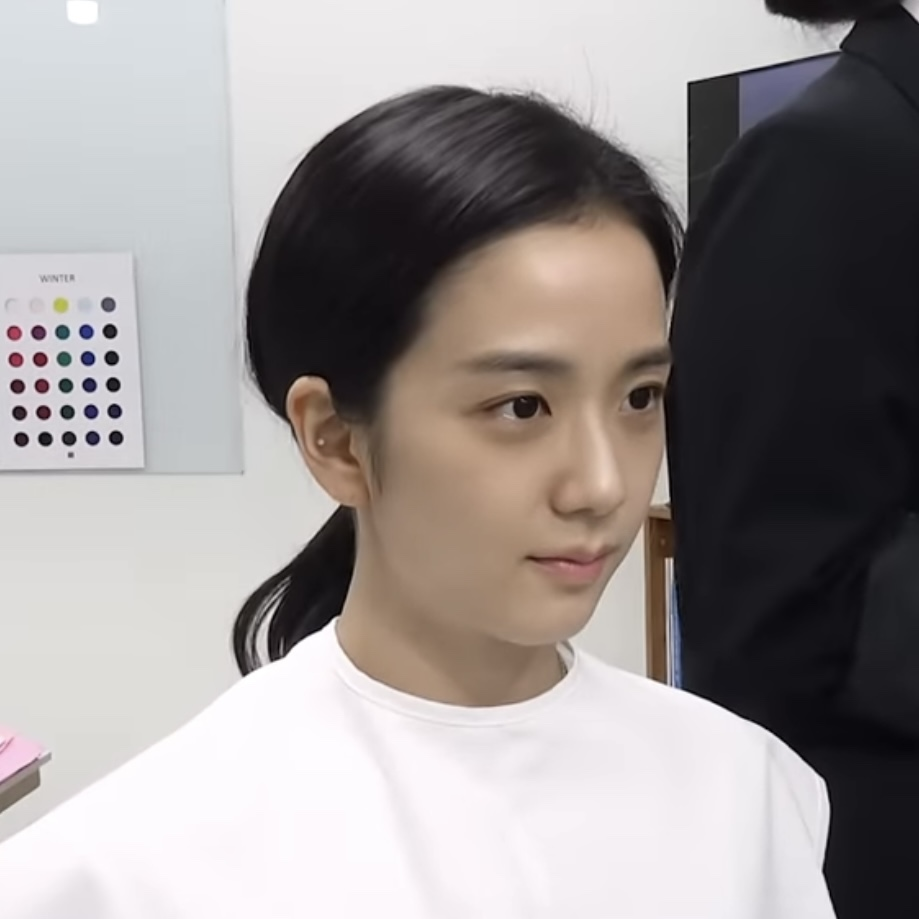
#> input picture cool tone/KakaoTalk_20230513_014746732.jpg, 919 x 919 px, found by its file name; its folder holds only this picture in this run
$ jupyter execute --allow-errors 'Image Preprocessing.ipynb'
#> lines starting #> are read from the running program, lines starting #| are printed output that depends on the picture; after the words box and inside, x2 and y2 are one past the last pixel; in counts of white or black regions, pixels touching at a corner belong together
[cell 1]
from google.colab import drive
drive.mount('/content/drive')

# 1. 얼굴 추출 & 사이즈 조정(180,180) 알고리즘

[cell 2]
import math
import cv2
import numpy as np
import os
from google.colab.patches import cv2_imshow
cv2_home = cv2.__file__
folders = cv2_home.split(os.path.sep)[0:-1]
path = folders[0]
for folder in folders[1:]:
    path = path + "/" + folder
path_for_face = path+"/data/haarcascade_frontalface_default.xml"
path_for_eyes = path+"/data/haarcascade_eye.xml"
path_for_nose = path+"/data/haarcascade_mcs_nose.xml"

if os.path.isfile(path_for_face) != True:
    raise ValueError(
        "cv2 is not installed pls install using pip install cv2 ",
      detector_path, " violated.")

[cell 3]
path_dir = '/content/drive/MyDrive/Colab Notebooks/머신러닝1/웜쿨 프로젝트/cool tone' # 이미지 파일 경로로 바꾸기
file_list = os.listdir(path_dir)

# 저장된 파일 이름
file_name_list = []

for i in range(len(file_list)):
  file_name_list.append(file_list[i].replace(".jpg",""))
#> further down, image is the input picture: shape (919, 919, 3); mean B, G, R 146.8, 147.4, 153.1

print(file_name_list )
len(file_list)

# 2. mask 함수 설정

[cell 4]
# 색보정 미적용 mask
def mask(image, name):
#> called with name = 'KakaoTalk_20230513_014746732'
  face_cascade = cv2.CascadeClassifier(path_for_face)
  gray = cv2.cvtColor(image, cv2.COLOR_BGR2GRAY)
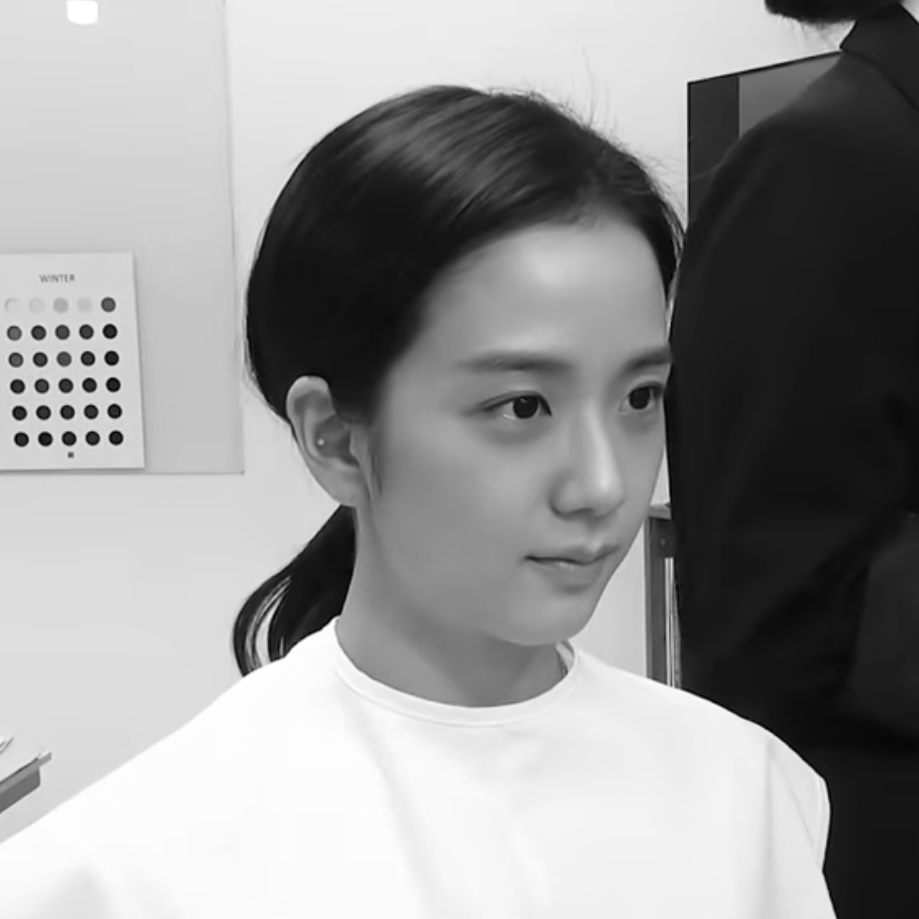
#> gray: shape (919, 919); min 0, max 255, mean 149.1
  faces = face_cascade.detectMultiScale(gray, 1.3, 5)
#> faces = [[377, 250, 394, 394]]

    # YCrCb 색 공간으로 변환
  ycbcr_image = cv2.cvtColor(image, cv2.COLOR_BGR2YCrCb)
#> ycbcr_image: shape (919, 919, 3); mean of channels 0, 1, 2 149.1, 130.9, 126.6

    # 필터링할 색상 범위 정의
  lower_bound = np.array([0, 133, 77], dtype=np.uint8)
  upper_bound = np.array([255, 173, 127], dtype=np.uint8)

    # 색상 범위에 해당하는 마스크 생성
  mask = cv2.inRange(ycbcr_image, lower_bound, upper_bound)
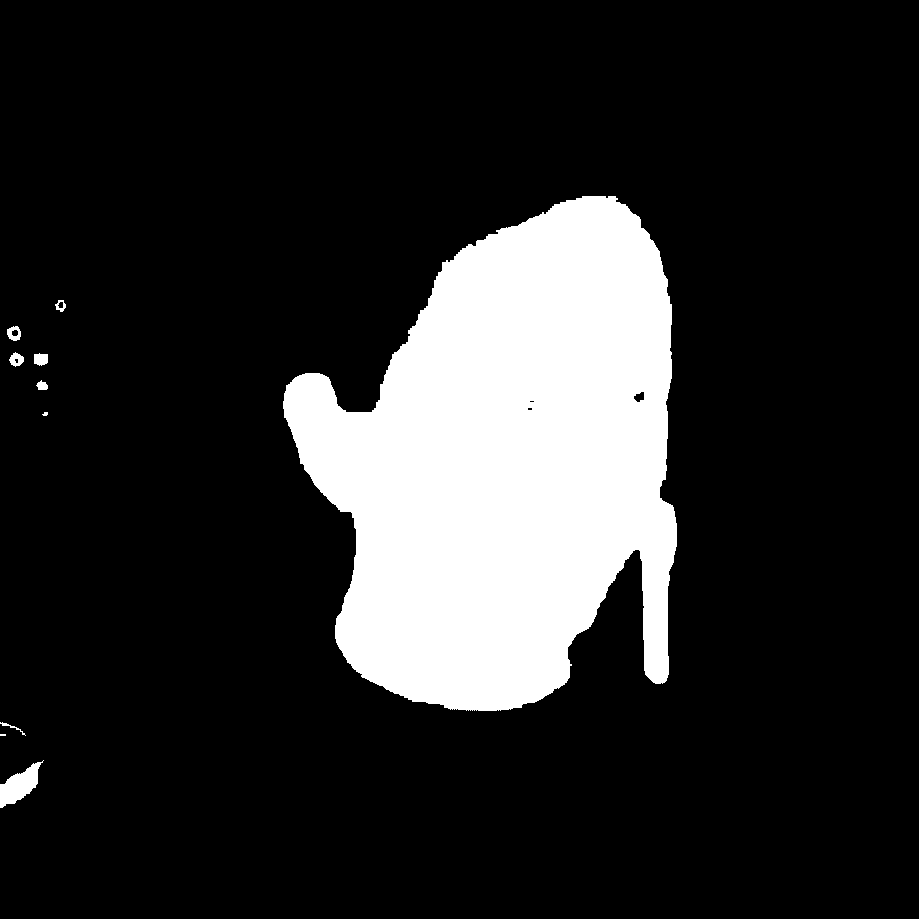
#> mask: shape (919, 919); 16.6% white; 10 white regions (2 under 20 px), largest, box (x1, y1, x2, y2) and area: (283, 196, 677, 711) 138384, (0, 760, 44, 808) 985, (34, 353, 48, 366) 150

    # 마스크를 이용하여 이미지에서 해당 색상만 남기고 나머지 부분은 검은색으로 처리
  filtered_image = cv2.bitwise_and(image, image, mask=mask)
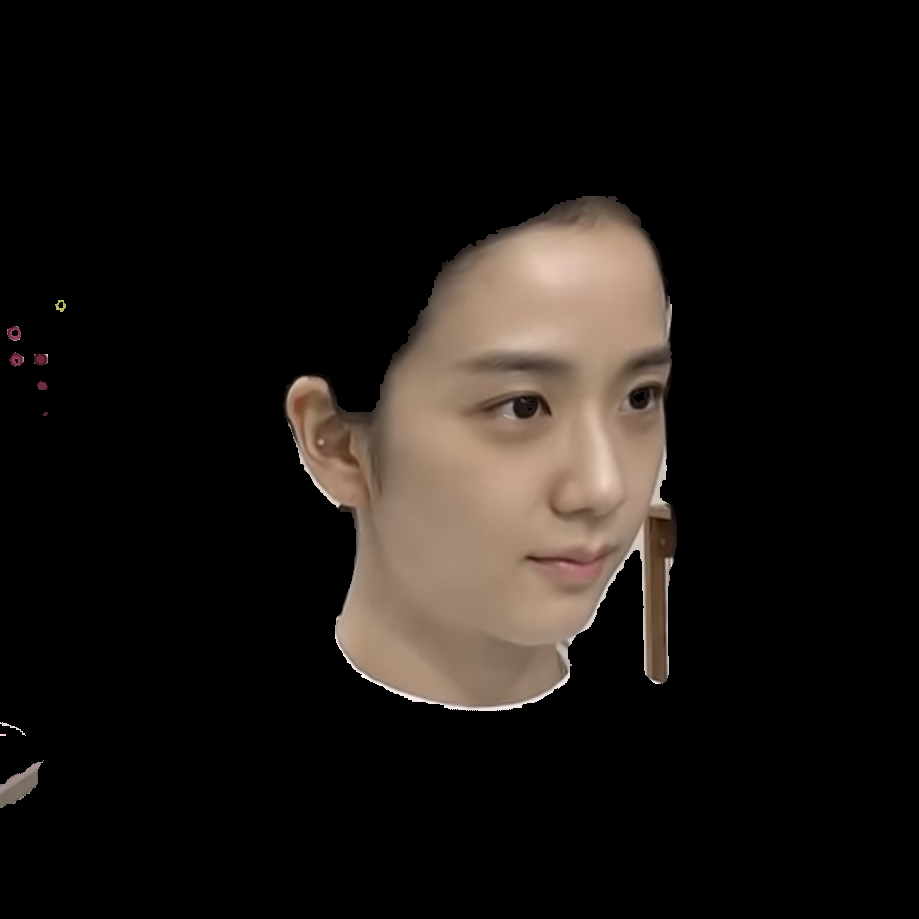
#> filtered_image: shape (919, 919, 3); mean B, G, R 18.3, 21.4, 25.6

  for (x, y, w, h) in faces:
    # 이미지 자르기
    cropped = filtered_image[y: y+h, x: x+w]
    resize = cv2.resize(cropped, (180,180))

    # 이미지 저장경로
    cv2.imwrite('/content/drive/MyDrive/Colab Notebooks/머신러닝1/웜쿨 프로젝트/cool tone_adjusted/'+name+'.jpg', resize) # 이미지 파일 저장 경로로 바꾸기
#> this loop made 1 pass
#> pass 1, in mask, `cropped = filtered_image[y: y+h, x: x+w]`:
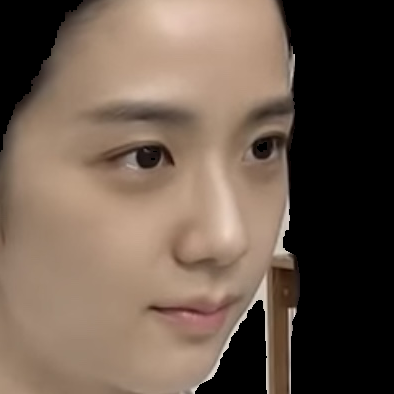
#> cropped: shape (394, 394, 3); mean B, G, R 77, 90.3, 108.2

# face에 저장된 사진을 mask에 저장
for name in file_name_list:
  image = cv2.imread('/content/drive/MyDrive/Colab Notebooks/머신러닝1/웜쿨 프로젝트/cool tone/'+name+'.jpg') # 이미지 저장 경로로 바꾸기
  mask(image, name)

$ run again, on cool tone/KakaoTalk_20230513_014746732_04.jpg
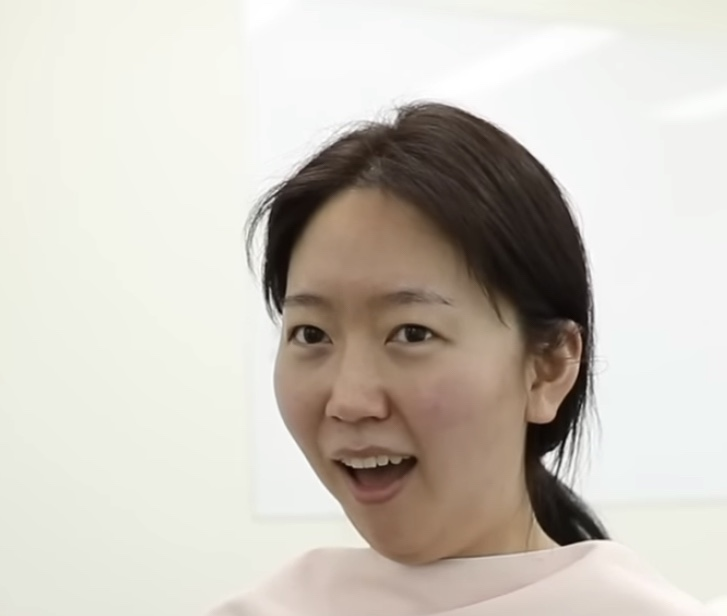
#> input picture cool tone/KakaoTalk_20230513_014746732_04.jpg, 727 x 616 px, found by its file name
#> image is the input picture: shape (616, 727, 3); mean B, G, R 189.9, 198.9, 204.5
#> faces = [[238, 227, 280, 280]]
#> ycbcr_image: shape (616, 727, 3); mean of channels 0, 1, 2 199.5, 131.6, 122.6
#> in mask, `mask = cv2.inRange(ycbcr_image, lower_bound, upper_bound)`:
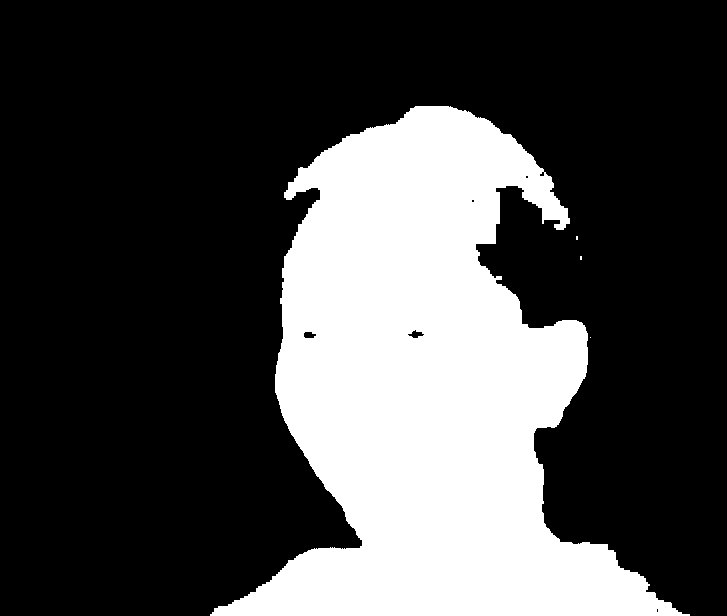
#> mask: shape (616, 727); 28.4% white; 4 white regions (3 under 20 px), largest, box (x1, y1, x2, y2) and area: (210, 106, 690, 616) 126962
#> the loop in mask, `for (x, y, w, h) in faces:` made 1 pass
#> pass 1, in mask, `cropped = filtered_image[y: y+h, x: x+w]`:
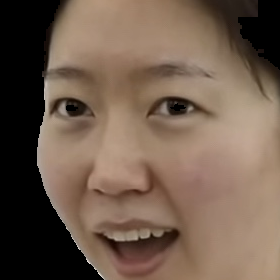
#> cropped: shape (280, 280, 3); mean B, G, R 77.3, 92.6, 113

$ run again, on cool tone/KakaoTalk_20230513_014746732_05.jpg
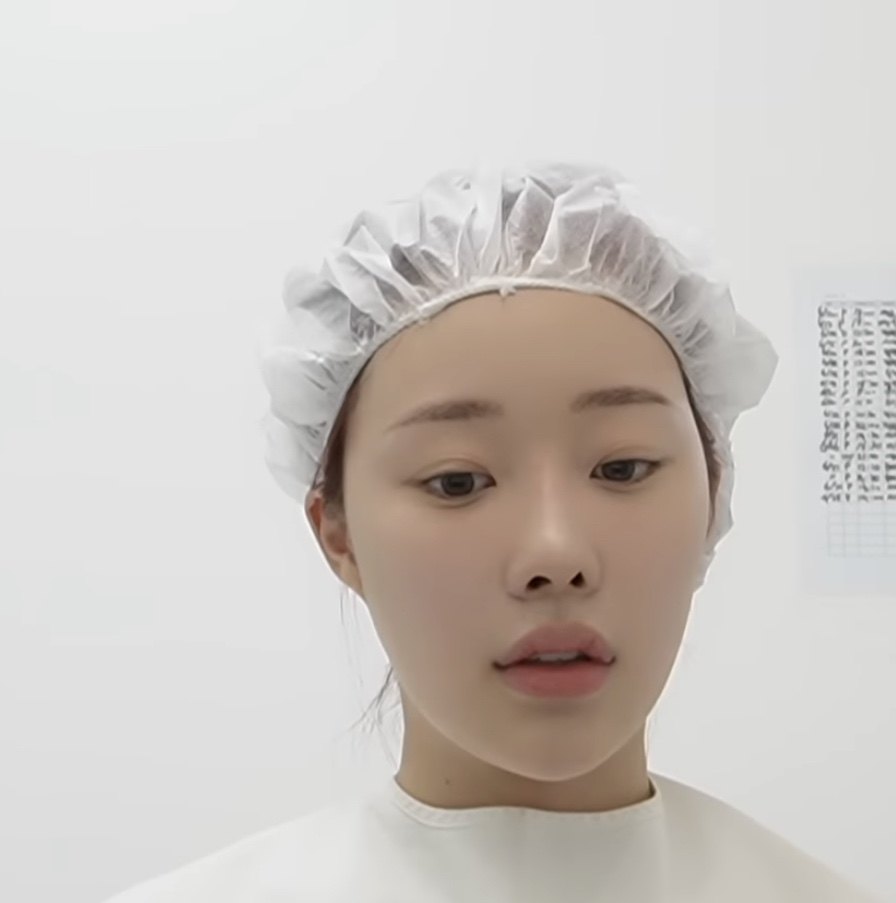
#> input picture cool tone/KakaoTalk_20230513_014746732_05.jpg, 896 x 903 px, found by its file name
#> image is the input picture: shape (903, 896, 3); mean B, G, R 194.8, 199.5, 205.1
#> faces = [[305, 281, 484, 484]]
#> ycbcr_image: shape (903, 896, 3); mean of channels 0, 1, 2 200.6, 131.2, 124.8
#> in mask, `mask = cv2.inRange(ycbcr_image, lower_bound, upper_bound)`:
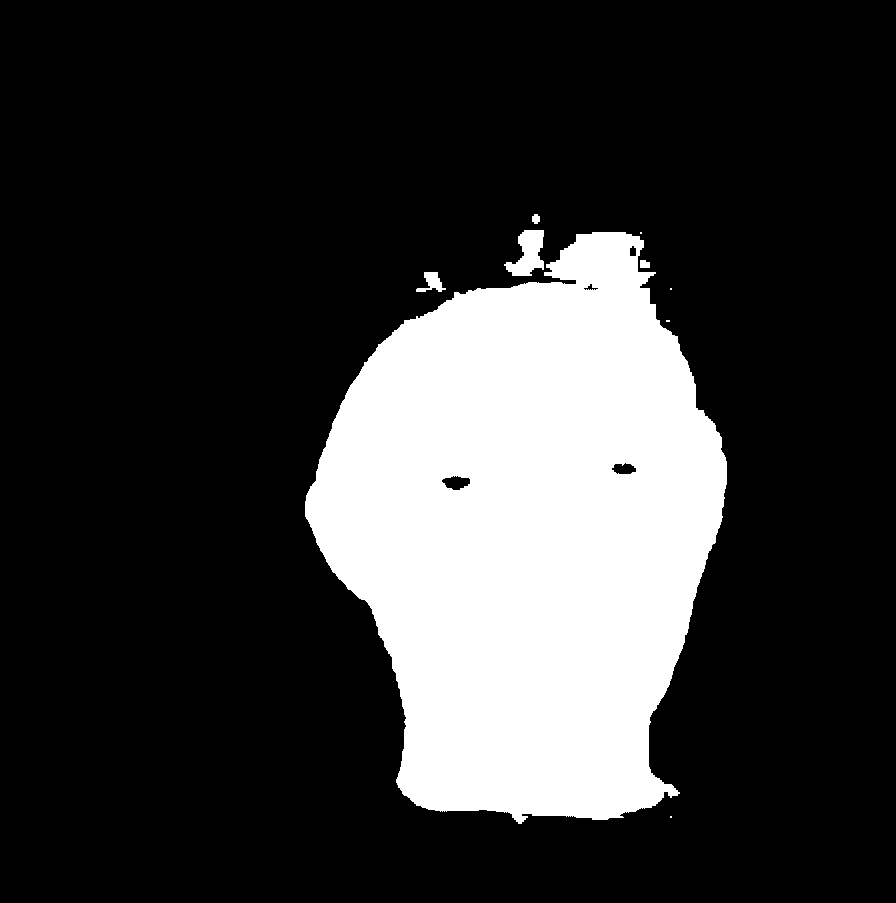
#> mask: shape (903, 896); 21.5% white; 9 white regions (4 under 20 px), largest, box (x1, y1, x2, y2) and area: (305, 232, 727, 824) 172193, (504, 230, 544, 276) 1084, (416, 272, 446, 292) 299, (640, 260, 650, 268) 72, (532, 214, 540, 224) 64
#> the loop in mask, `for (x, y, w, h) in faces:` made 1 pass
#> pass 1, in mask, `cropped = filtered_image[y: y+h, x: x+w]`:
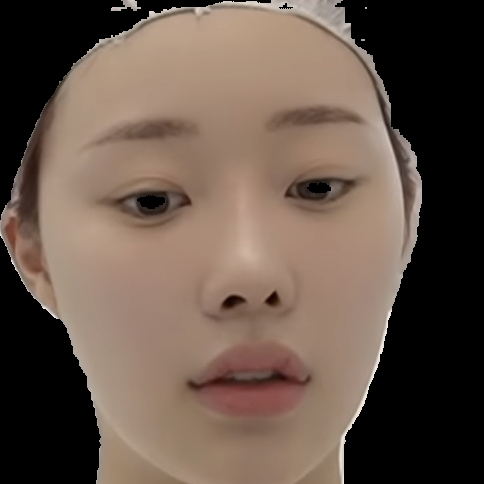
#> cropped: shape (484, 484, 3); mean B, G, R 74.7, 86.1, 103.3

$ run again, on cool tone/KakaoTalk_20230513_014746732_06.jpg
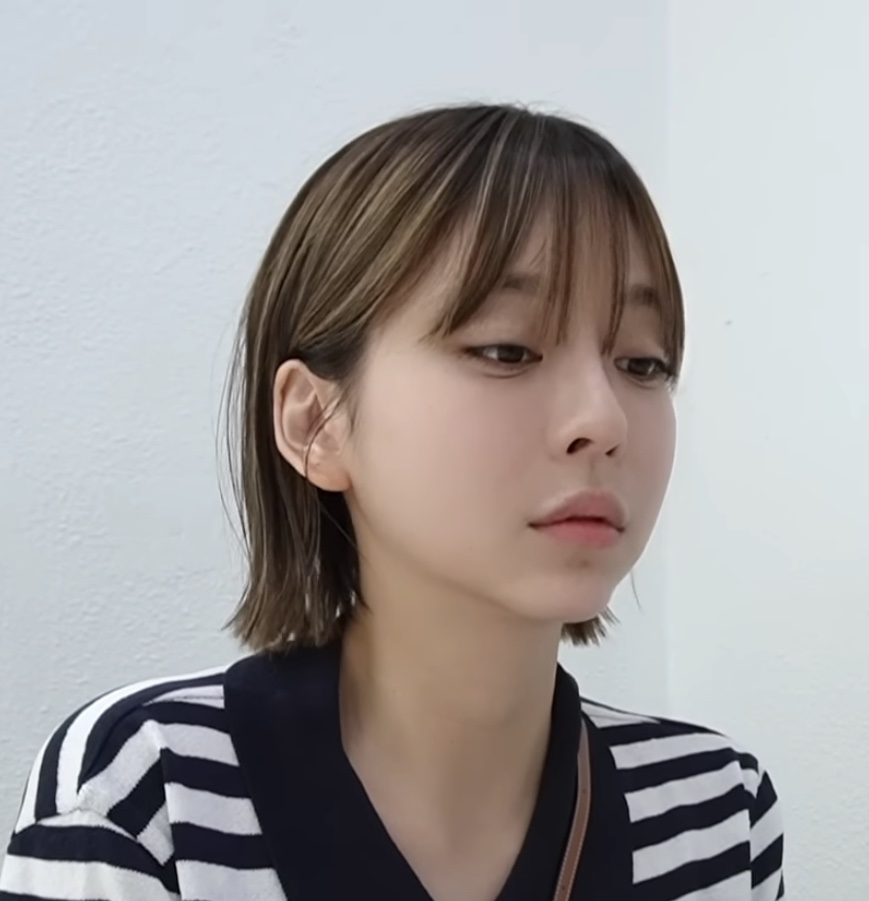
#> input picture cool tone/KakaoTalk_20230513_014746732_06.jpg, 869 x 901 px, found by its file name
#> image is the input picture: shape (901, 869, 3); mean B, G, R 157.4, 158, 161.4
#> faces = ()
#> ycbcr_image: shape (901, 869, 3); mean of channels 0, 1, 2 159, 129.8, 127.1
#> in mask, `mask = cv2.inRange(ycbcr_image, lower_bound, upper_bound)`:
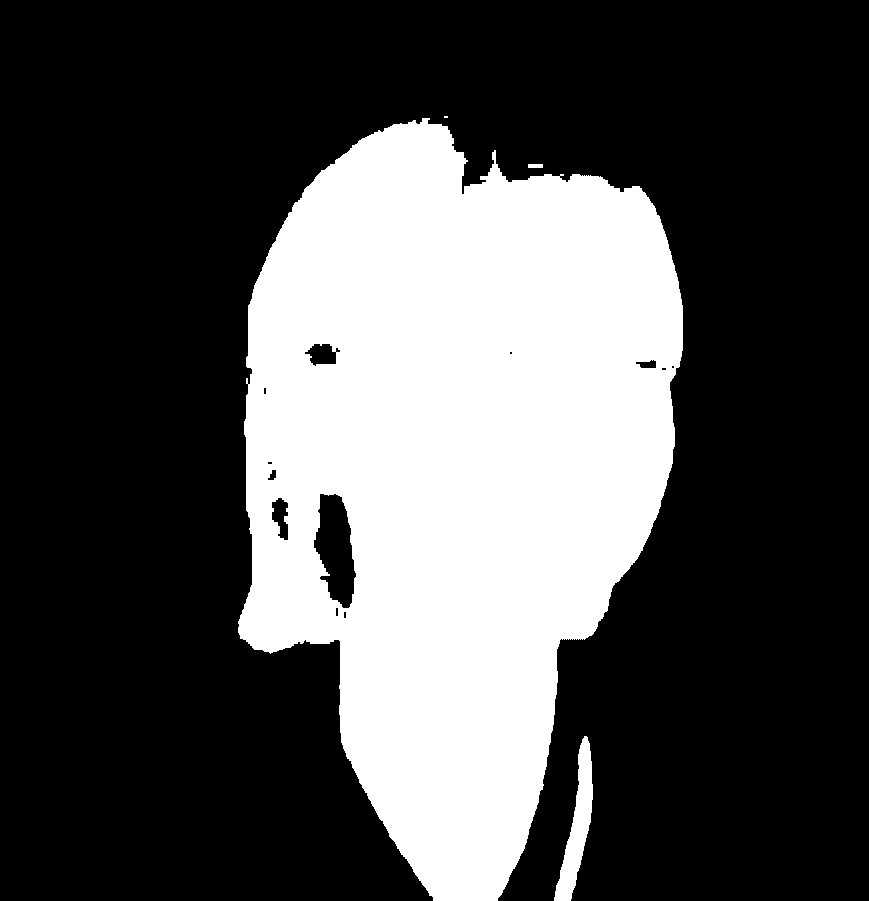
#> mask: shape (901, 869); 30.1% white; 4 white regions (1 under 20 px), largest, box (x1, y1, x2, y2) and area: (238, 118, 683, 901) 233389, (554, 736, 593, 901) 2601, (528, 164, 543, 168) 60
#> in mask, `filtered_image = cv2.bitwise_and(image, image, mask=mask)`:
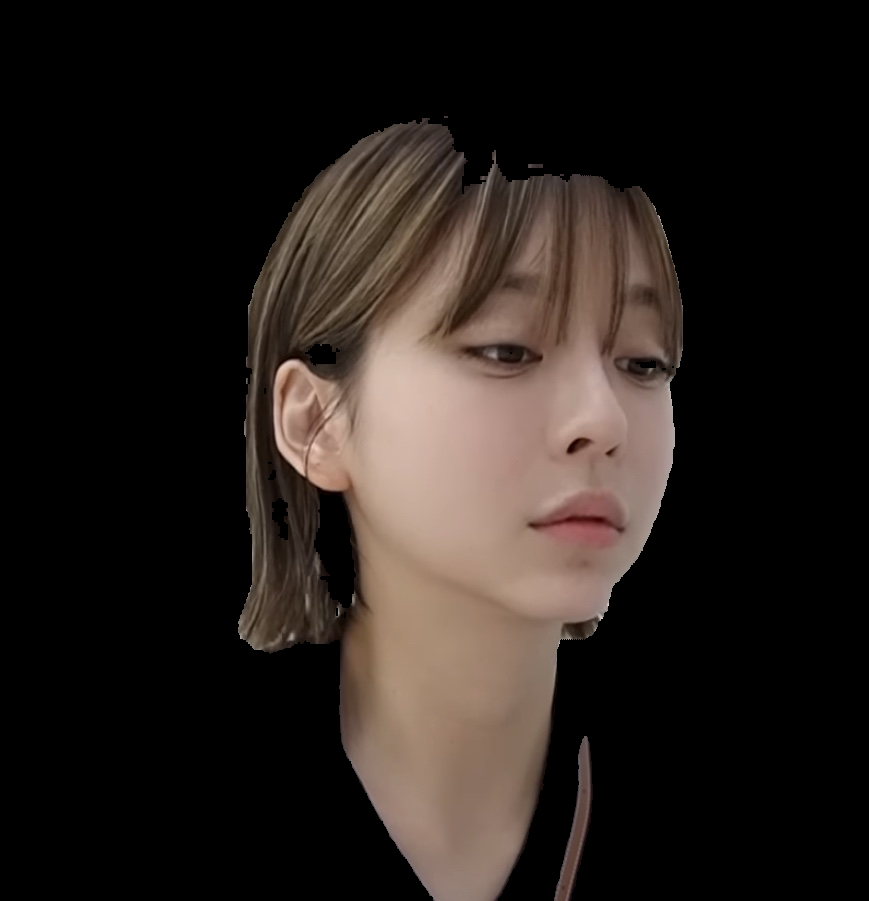
#> filtered_image: shape (901, 869, 3); mean B, G, R 27.6, 31.7, 38.9
